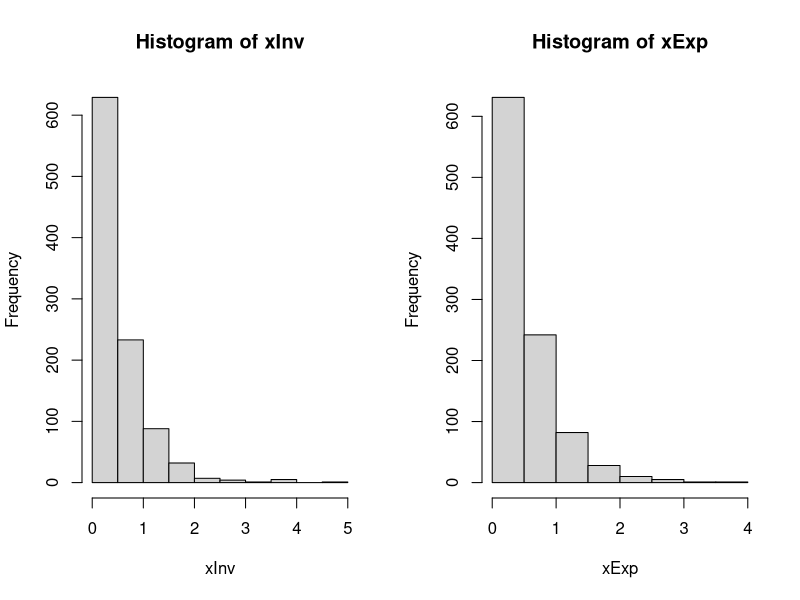
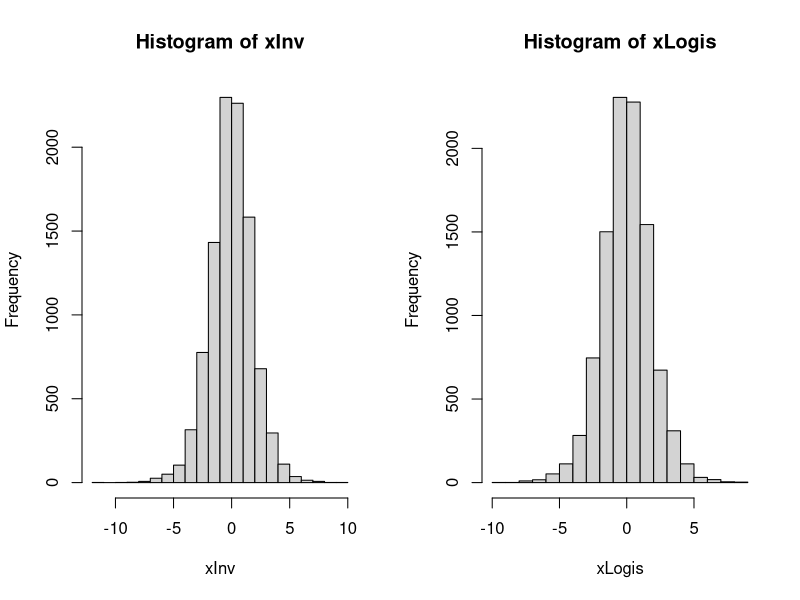
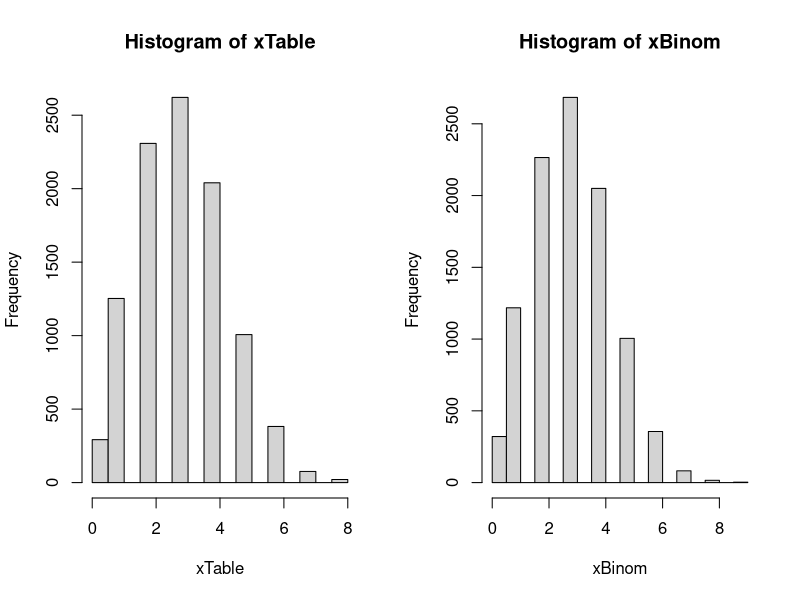
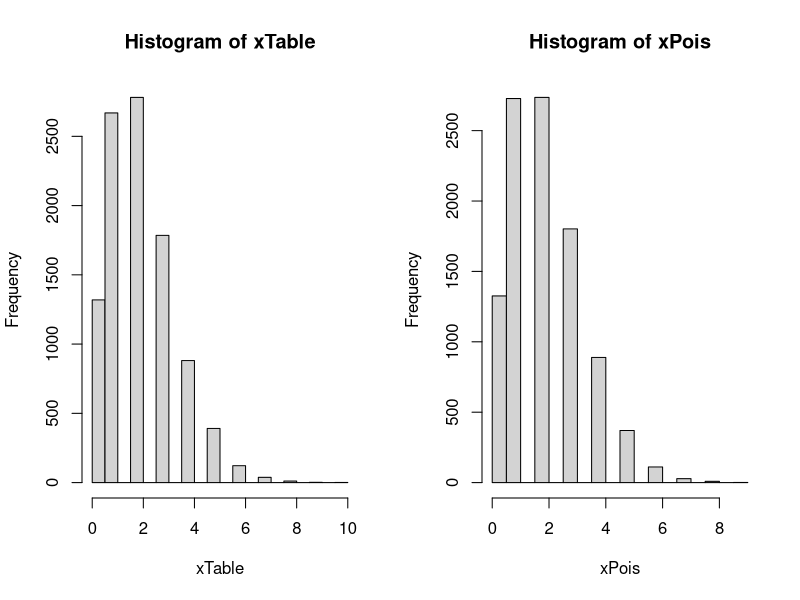
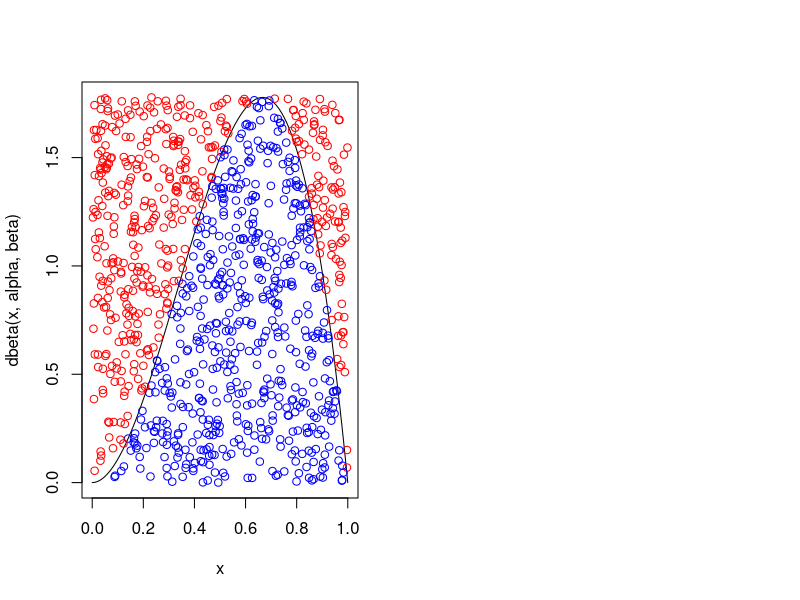

These charts were generated, in order, by the following R code:
## ---- chunk 1
library(knitr)
knitr::opts_chunk$set(fig.path='{{ site.url }}/images/non-uniform-rvs-')
## ---- chunk 2
n = 1000
lambda = 2
u = runif(n)
xInv = -log(u)/lambda
## ---- chunk 3
xExp = rexp(n, lambda)

par(mfcol = c(1,2))
hist(xInv)
hist(xExp)
## ---- chunk 4
n = 10000
u = runif(n)
xInv = -log(1/u - 1)
## ---- chunk 5
xLogis = rlogis(n, 0, 1)

par(mfcol = c(1,2))
hist(xInv)
hist(xLogis)
## ---- chunk 6
n <- 10
p <- .3
t <- seq(0,n-1)
prob = pbinom(t,n,p)
## ---- chunk 7
df = as.data.frame(round(t(prob),4))
colnames(df) = t
kable(df)
## ---- chunk 8
Nsim=10^4; 
xTable=numeric(Nsim)
uvec = runif(Nsim)
xTable = as.numeric(lapply(uvec, function(u){ sum(prob<u)}))
## ---- chunk 9
xBinom = rbinom(Nsim, n, p)
par(mfcol = c(1,2))
hist(xTable)
hist(xBinom)
## ---- chunk 10
lambda=2
t=seq(0,9)
prob=ppois(t, lambda)
## ---- chunk 11
df = as.data.frame(round(t(prob),4))
colnames(df) = t
kable(df)
## ---- chunk 12
Nsim=10^4; 
xTable=numeric(Nsim)
uvec = runif(Nsim)
xTable = as.numeric(lapply(uvec, function(u){ sum(prob<u)}))

## ---- chunk 13
xPois = rpois(Nsim, lambda)
par(mfcol = c(1,2))
hist(xTable)
hist(xPois)
## ---- chunk 14
M = optimize(f=function(x){dbeta(x,3,2)},interval=c(0,1),maximum=TRUE)$objective
M
## ---- chunk 15
alpha <- 3
beta <- 2
ylim <- c(0, M)
xlim <- c(0, 1)
curve(dbeta(x,alpha,beta),from = 0,to = 1, xlim = xlim, ylim = ylim)
par(new=T)

Nsim = 1000
uvec = runif(Nsim, max=M)
yvec = runif(Nsim)
for(i in 1:Nsim){
  if(uvec[i] < dbeta(yvec[i], alpha, beta)){
    points(yvec[i], uvec[i], xlab = NA, ylab = NA, xaxt='n', yaxt='n', xlim = xlim, ylim = ylim, col="blue")
  }
  else{
    points(yvec[i], uvec[i], xlab = NA, ylab = NA, xaxt='n', yaxt='n', xlim = xlim, ylim = ylim, col="red")
  }
}
